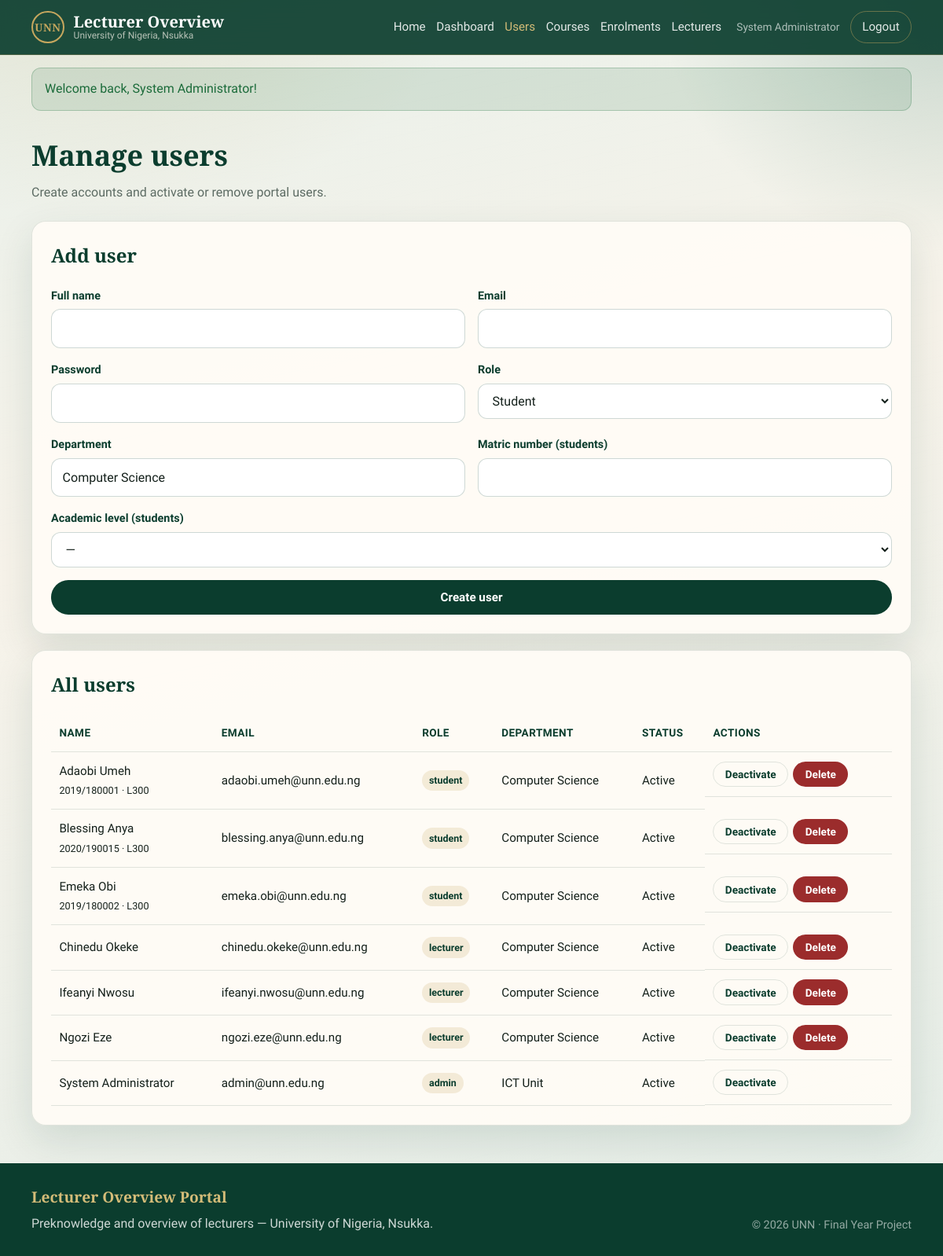
/admin/manage_users.php (signed in), run on the app's committed database.
### tables this page shows
CREATE TABLE users (
  id INT UNSIGNED AUTO_INCREMENT PRIMARY KEY,
  full_name VARCHAR(120) NOT NULL,
  email VARCHAR(160) NOT NULL UNIQUE,
  password VARCHAR(255) NOT NULL,
  role ENUM('student', 'lecturer', 'admin') NOT NULL DEFAULT 'student',
  department VARCHAR(120) DEFAULT NULL,
  matric_number VARCHAR(40) DEFAULT NULL,
  academic_level ENUM('100', '200', '300', '400') DEFAULT NULL,
  is_active TINYINT(1) NOT NULL DEFAULT 1,
  created_at TIMESTAMP DEFAULT CURRENT_TIMESTAMP,
  updated_at TIMESTAMP DEFAULT CURRENT_TIMESTAMP ON UPDATE CURRENT_TIMESTAMP
);

### includes/auth.php (called while the page is built, shortened)
<?php
require_once __DIR__ . '/../config/database.php';
function get_flash(): ?array
{
    $flash = $_SESSION['flash'];
    return $flash;
}
function e(?string $value): string
{
    return htmlspecialchars((string) $value, ENT_QUOTES, 'UTF-8');
}
function is_logged_in(): bool
{
    return !empty($_SESSION['user_id']);
}
function current_user(): ?array
{
    static $user = null;
    if ($user !== null) {
        return $user;
    }
    $stmt = db()->prepare('SELECT id, full_name, email, role, department, matric_number, academic_level, is_active FROM users WHERE id = ? LIMIT 1');
    $uid = (int) $_SESSION['user_id'];
    $stmt->bind_param('i', $uid);
    $stmt->execute();
    $result = $stmt->get_result();
    $user = $result->fetch_assoc() ?: null;
    return $user;
}
function require_role(string ...$roles): void
{
    $user = current_user();
}
function dashboard_url_for_role(string $role): string
{
    $base = base_path();
    return match ($role) {
        'admin'    => $base . '/admin/dashboard.php',
        'lecturer' => $base . '/lecturer/dashboard.php',
        default    => $base . '/student/dashboard.php',
    };
}
function base_path(): string
{
    static $base = null;
    if ($base !== null) {
        return $base;
    }
    $script = str_replace('\\', '/', $_SERVER['SCRIPT_NAME'] ?? '');
    if (preg_match('#^(.*?)/portal(?:/|$)#', $script, $m)) {
        $base = $m[1] . '/portal';
    } else {
        $dir = str_replace('\\', '/', dirname($script));
        if (preg_match('#/(student|lecturer|admin)$#', $dir)) {
            $dir = dirname($dir);
        }
        $base = ($dir === '/' || $dir === '\\' || $dir === '.') ? '' : $dir;
    }
    return $base;
}

### config/database.php (called while the page is built, shortened)
<?php
function db(): mysqli
{
    static $conn = null;
    if ($conn instanceof mysqli) {
        return $conn;
    }
    $conn = new mysqli(DB_HOST, DB_USER, DB_PASS, DB_NAME);
    $conn->set_charset('utf8mb4');
    return $conn;
}

### admin/manage_users.php (the view, shortened to what this page needs)
<?php
require_once __DIR__ . '/../includes/auth.php';
require_role('admin');
$users = db()->query(
    'SELECT id, full_name, email, role, department, matric_number, academic_level, is_active, created_at
     FROM users ORDER BY role, full_name'
)->fetch_all(MYSQLI_ASSOC);
$activeNav = 'users';
require_once __DIR__ . '/../includes/header.php';
?>
<div class="container">
    <h1 class="page-title">Manage users</h1>
    <p class="page-lead">Create accounts and activate or remove portal users.</p>
    <div class="panel">
        <h2 style="margin-top:0;font-family:var(--font-display);color:var(--green-deep);">Add user</h2>
        <form method="post" class="form-grid">
            <div class="form-grid two">
                <div class="form-group">
                    <label for="full_name">Full name</label>
                    <input type="text" id="full_name" name="full_name" required>
                </div>
                <div class="form-group">
                    <label for="email">Email</label>
                    <input type="email" id="email" name="email" required>
                </div>
            </div>
            <div class="form-grid two">
                <div class="form-group">
                    <label for="password">Password</label>
                    <input type="password" id="password" name="password" required minlength="6">
                </div>
                <div class="form-group">
                    <label for="role">Role</label>
                    <select id="role" name="role">
                        <option value="student">Student</option>
                    </select>
                </div>
            </div>
            <div class="form-grid two">
                <div class="form-group">
                    <label for="department">Department</label>
                    <input type="text" id="department" name="department" value="Computer Science">
                </div>
                <div class="form-group">
                    <label for="matric_number">Matric number (students)</label>
                    <input type="text" id="matric_number" name="matric_number">
                </div>
            </div>
            <div class="form-group">
                <label for="academic_level">Academic level (students)</label>
                <select id="academic_level" name="academic_level">
                    <option value="">—</option>
                </select>
            </div>
            <button type="submit" class="btn btn-green">Create user</button>
        </form>
    </div>
    <div class="panel">
        <h2 style="margin-top:0;font-family:var(--font-display);color:var(--green-deep);">All users</h2>
        <div class="table-wrap">
            <table class="data">
                <thead>
                    <tr>
                        <th>Name</th>
                        <th>Email</th>
                        <th>Role</th>
                        <th>Department</th>
                        <th>Status</th>
                        <th>Actions</th>
                    </tr>
                </thead>
                <tbody>
                    <?php foreach ($users as $u): ?>
                        <tr>
                            <td><?= e($u['full_name']) ?><?php if ($u['matric_number']): ?><br><small><?= e($u['matric_number']) ?><?php if (!empty($u['academic_level'])): ?> · L<?= e($u['academic_level']) ?><?php endif; ?></small><?php endif; ?></td>
                            <td><?= e($u['email']) ?></td>
                            <td><span class="badge"><?= e($u['role']) ?></span></td>
                            <td><?= e($u['department'] ?: '—') ?></td>
                            <td><?= (int) $u['is_active'] ? 'Active' : 'Inactive' ?></td>
                            <td class="actions">
                                <form method="post" class="inline-form">
                                    <button type="submit" class="btn btn-sm btn-ghost" style="color:var(--green-deep);border-color:var(--line);"><?= (int) $u['is_active'] ? 'Deactivate' : 'Activate' ?></button>
                                </form>
                                <?php if ((int) $u['id'] !== (int) current_user()['id']): ?>
                                    <form method="post" class="inline-form" onsubmit="return confirm('Delete this user permanently?');">
                                        <button type="submit" class="btn btn-sm btn-danger">Delete</button>
                                    </form>
                                <?php endif; ?>
                            </td>
                        </tr>
                    <?php endforeach; ?>
                </tbody>
            </table>
        </div>
    </div>
</div>
<?php require_once __DIR__ . '/../includes/footer.php'; ?>

### includes/header.php (shortened to what this page needs)
<?php
require_once __DIR__ . '/auth.php';
$bodyClass  = $bodyClass ?? '';
$activeNav  = $activeNav ?? '';
$user       = current_user();
$flash      = get_flash();
?>
<!DOCTYPE html>
<html lang="en">
<head>
    <link rel="stylesheet" href="<?= e(base_path()) ?>/assets/css/style.css">
</head>
<body class="<?= e($bodyClass) ?>">
<div class="page-shell">
    <header class="site-header">
        <div class="container header-inner">
            <a class="brand" href="<?= e(base_path()) ?>/index.php">
                <span class="brand-mark" aria-hidden="true">UNN</span>
                <span class="brand-text">
                    <strong>Lecturer Overview</strong>
                    <small>University of Nigeria, Nsukka</small>
                </span>
            </a>
            <nav class="site-nav" data-nav>
                <a href="<?= e(base_path()) ?>/index.php" class="<?= $activeNav === 'home' ? 'is-active' : '' ?>">Home</a>
                <?php if ($user): ?>
                    <a href="<?= e(dashboard_url_for_role($user['role'])) ?>" class="<?= $activeNav === 'dashboard' ? 'is-active' : '' ?>">Dashboard</a>
                    <?php if ($user['role'] === 'student'): ?>
                        <a href="<?= e(base_path()) ?>/student/overview.php" class="<?= $activeNav === 'overview' ? 'is-active' : '' ?>">Overview</a>
                        <a href="<?= e(base_path()) ?>/student/enroll.php" class="<?= $activeNav === 'enroll' ? 'is-active' : '' ?>">My courses</a>
                        <a href="<?= e(base_path()) ?>/student/assess.php" class="<?= $activeNav === 'assess' ? 'is-active' : '' ?>">Assess</a>
                        <a href="<?= e(base_path()) ?>/student/profile.php" class="<?= $activeNav === 'profile' ? 'is-active' : '' ?>">Profile</a>
                    <?php elseif ($user['role'] === 'admin'): ?>
                        <a href="<?= e(base_path()) ?>/admin/manage_users.php" class="<?= $activeNav === 'users' ? 'is-active' : '' ?>">Users</a>
                        <a href="<?= e(base_path()) ?>/admin/manage_courses.php" class="<?= $activeNav === 'courses' ? 'is-active' : '' ?>">Courses</a>
                        <a href="<?= e(base_path()) ?>/admin/manage_enrollments.php" class="<?= $activeNav === 'enrollments' ? 'is-active' : '' ?>">Enrolments</a>
                        <a href="<?= e(base_path()) ?>/admin/manage_lecturers.php" class="<?= $activeNav === 'lecturers' ? 'is-active' : '' ?>">Lecturers</a>
                    <?php endif; ?>
                    <span class="nav-user"><?= e($user['full_name']) ?></span>
                    <a class="btn btn-ghost btn-sm" href="<?= e(base_path()) ?>/logout.php">Logout</a>
                <?php else: ?>
                    <a href="<?= e(base_path()) ?>/login.php" class="<?= $activeNav === 'login' ? 'is-active' : '' ?>">Login</a>
                    <a class="btn btn-gold btn-sm" href="<?= e(base_path()) ?>/register.php">Register</a>
                <?php endif; ?>
            </nav>
        </div>
    </header>
    <?php if ($flash): ?>
        <div class="container">
            <div class="flash flash-<?= e($flash['type']) ?>" role="alert">
                <?= e($flash['message']) ?>
            </div>
        </div>
    <?php endif; ?>
    <main class="site-main">

### data on the page
users: full_name "System Administrator", email "admin@unn.edu.ng", role "admin", department "ICT Unit", is_active "Active"
users: full_name "Adaobi Umeh", matric_number "2019/180001", academic_level "300", email "adaobi.umeh@unn.edu.ng", role "student", department "Computer Science", is_active "Active"
users: full_name "Blessing Anya", matric_number "2020/190015", academic_level "300", email "blessing.anya@unn.edu.ng", role "student", department "Computer Science", is_active "Active"
users: full_name "Emeka Obi", matric_number "2019/180002", academic_level "300", email "emeka.obi@unn.edu.ng", role "student", department "Computer Science", is_active "Active"
users: full_name "Chinedu Okeke", email "chinedu.okeke@unn.edu.ng", role "lecturer", department "Computer Science", is_active "Active"
users: full_name "Ifeanyi Nwosu", email "ifeanyi.nwosu@unn.edu.ng", role "lecturer", department "Computer Science", is_active "Active"
users: full_name "Ngozi Eze", email "ngozi.eze@unn.edu.ng", role "lecturer", department "Computer Science", is_active "Active"

### other printed values
$flash['message'] "Welcome back, System Administrator!"
